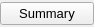
<?xml version="1.0" encoding="UTF-8"?>
<ui version="4.0">
 <class>KeywordDropDownControlWidget</class>
 <widget class="QWidget" name="KeywordDropDownControlWidget">
  <property name="geometry">
   <rect>
    <x>0</x>
    <y>0</y>
    <width>94</width>
    <height>27</height>
   </rect>
  </property>
  <property name="font">
   <font>
    <pointsize>10</pointsize>
   </font>
  </property>
  <property name="windowTitle">
   <string>Form</string>
  </property>
  <layout class="QHBoxLayout" name="horizontalLayout">
   <property name="spacing">
    <number>0</number>
   </property>
   <property name="leftMargin">
    <number>0</number>
   </property>
   <property name="topMargin">
    <number>0</number>
   </property>
   <property name="rightMargin">
    <number>0</number>
   </property>
   <property name="bottomMargin">
    <number>0</number>
   </property>
   <item>
    <widget class="QPushButton" name="CallDropWidgetButton">
     <property name="text">
      <string>Summary</string>
     </property>
     <property name="icon">
      <iconset resource="../main.qrc">
       <normaloff>:/general/icons/options.svg</normaloff>:/general/icons/options.svg</iconset>
     </property>
     <property name="iconSize">
      <size>
       <width>16</width>
       <height>16</height>
      </size>
     </property>
     <property name="checkable">
      <bool>true</bool>
     </property>
     <property name="flat">
      <bool>false</bool>
     </property>
    </widget>
   </item>
  </layout>
 </widget>
 <resources>
  <include location="../main.qrc"/>
 </resources>
 <connections/>
</ui>
